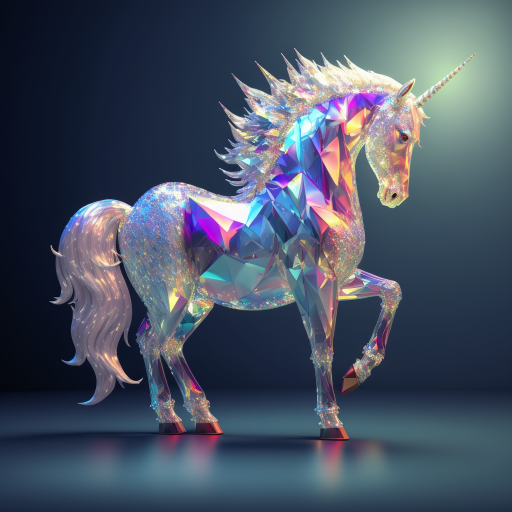
#> input picture sample.png, 1024 x 1024 px (shown at 1/2 size); its folder holds only this picture in this run
$ python -i cv2_gui.py   (imports and definitions only)
#> lines starting #> are read from the running program, lines starting #| are printed output that depends on the picture
#> further down, picture is the input picture: shape (1024, 1024, 3); mean B, G, R 99, 82.2, 71.8
import time
import cv2
import numpy as np
import math
import platform
from typing import Callable, Optional, Any, List


class create_button_manager():
    """
    Don't create an object for this class.

    Call create_button_manager.update() at the end.
    """

    os_name = platform.system()

    if os_name == "Windows":
        left_key = 2424832
        right_key = 2555904
    elif os_name == "Linux":
        left_key = 65361
        right_key = 65363


    num_of_active_buttons = 0
    max_buttons = 10
    gui_size = [600,300,3]
    gui_background = np.zeros(gui_size)
    gui_name = "cv2 gui"


    image_size=(600,800,3)
    image_default=np.zeros(gui_size)
    sample_img=np.zeros(image_size)

    divider_size=(600,25,3)
    divider_img=np.zeros(divider_size)


    image_modified=image_default.copy()

    buttons=[]
    button_dict={}
    button_types = ["toggle", "slider", "cycle","eyedropper", "dpad"]
    for types in button_types:
        button_dict[types]=[]

    eyedropper_created=False
    directional_keys_created=False


    green_color = (0, 1, 0)
    red_color = (0, 0, 1)
    blue_color = (1, 0, 0)

    mouse_x=0
    mouse_y=0
    mouse_click=False
    mouse_pressed=False

    instant_x=0
    instant_y=0
    mouse_event=None

    bgr_value=[0,0,0]
    hsv_value=[0,0,0]

    key_pressed=None

    # [33 lines left out: function mouse_callback, not called in this run]


    def process_images(self,image):

        images=[self.image_modified]
        processed_images = []


        if type(image)==type(self.image_modified):
            if len(image.shape)==2:
                image=cv2.merge([image,image,image])

            height,width,depth=image.shape
#> height = 1024; width = 1024; depth = 3
            if height!=create_button_manager.gui_size[0]:
                scaling_factor=create_button_manager.gui_size[0]/height
#> scaling_factor = 0.586
                image = cv2.resize(image,((math.ceil(width*scaling_factor),create_button_manager.gui_size[0])))
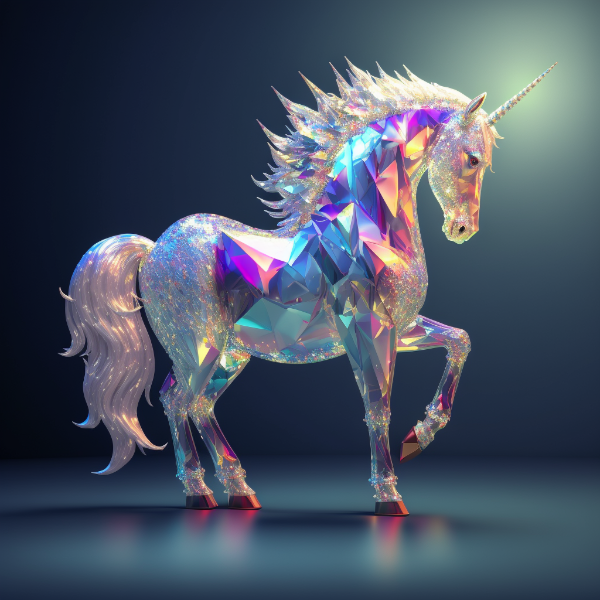
#> image: shape (600, 600, 3); mean of channels 0, 1, 2 98.9, 82.1, 71.7; drawn as B, G, R


            images.append(image)

            for image in images:
                resized_image = cv2.normalize(image, None, 0, 255, cv2.NORM_MINMAX)
                resized_image = cv2.convertScaleAbs(resized_image)
                processed_images.append(resized_image)
#> this loop made 2 passes
#> after the loop, processed_images = 2 items
            combined_image = cv2.hconcat(processed_images)
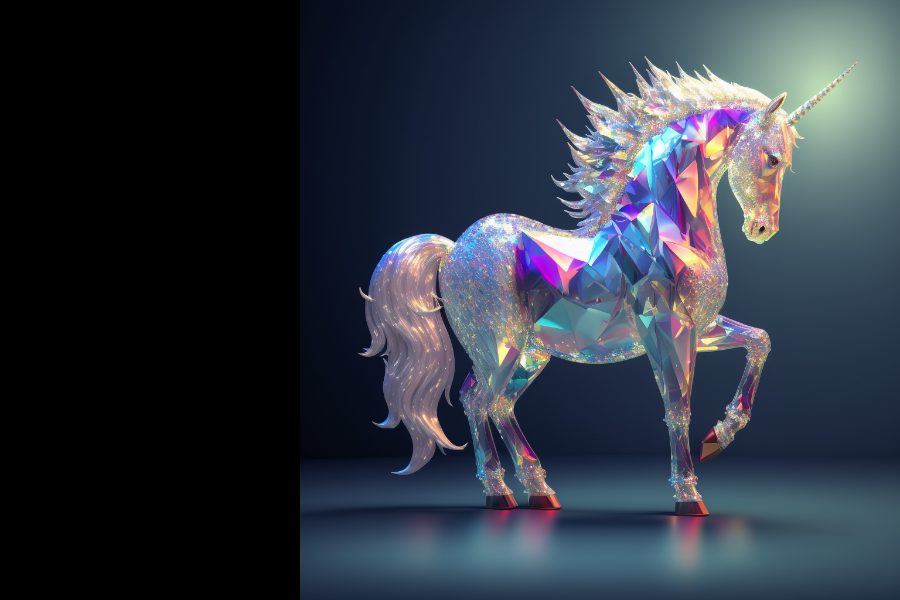
#> combined_image: shape (600, 900, 3); mean of channels 0, 1, 2 65.9, 54.8, 47.8; drawn as B, G, R

        elif type(image)==type([]):
            for img in image:
                if len(img.shape)==2:
                    img=cv2.merge([img,img,img])

                height,width,depth=img.shape
                if height!=create_button_manager.gui_size[0]:
                    scaling_factor=create_button_manager.gui_size[0]/height
                    img = cv2.resize(img,((math.ceil(width*scaling_factor),create_button_manager.gui_size[0])))

                images.append(img)
                images.append(self.divider_img)

            images=images[:-1]

            for image in images:
                resized_image = cv2.normalize(image, None, 0, 255, cv2.NORM_MINMAX)
                resized_image = cv2.convertScaleAbs(resized_image)
                processed_images.append(resized_image)
            combined_image = cv2.hconcat(processed_images)


        return combined_image


    # [179 lines left out: functions create_button, update, not called in this run]


class create_toggle_button:

    '''
    Purpose:
    ---
    create a toggle button to switch between 2 states on click

    Input Arguments:
    ---
    `on_text` :  [ String ]
        Its the text that will be displayed on the button when the button is in on state

    `off_text` :  [ String ]
        Its the text that will be displayed on the button when the button is in off state

    `on_callback` : [ Function ]
        Its the function that will run when button is in on state

    `off_callback` : [ Function | None ]
        Its the function that will run when button is in off state

    `toggle_once` : [ Boolean ]
        If true will run callback function every update
        if false will run callback function once everytime state changes

    `on_color` : [ List(1x3) ]
        Its the color of the button in on state

    `off_color` : [ List(1x3) ]
        Its the color of the button in off state

    `keybind` : [ str ]
        This is a shortcut key which will trigger the button


    `tooltip` : [ str ]
        This text will display when you hover mouse on the button can provide furthur information of button states

    Returns:
    ---
    "class_object" : [ object ]
        object created when initializing a class

    Example call:
    ---
    button1 = create_toggle_button("on", "off",on_function, off_function)
    '''

    # [176 lines left out: functions __init__, update, not called in this run]


class create_cycle_button:

    '''
    Purpose:
    ---
    create a cycle button to switch between multiple states on click

    Input Arguments:
    ---
    `modes` :  [ List ]
        Its the text that will be displayed on the button when the button is on that mode


    `callbacks` : [ Function ]
        Its the function that will run when button is in on the selected mode

    `toggle_once` : [ Boolean ]
        If true will run callback function every update
        if false will run callback function once everytime state changes

    `tooltip` : [ str ]
        This text will display when you hover mouse on the button can provide furthur information of button states

    Returns:
    ---
    "class_object" : [ object ]
        object created when initializing a class

    Example call:
    ---
    button2 = create_cycle_button(["BGR","RGB"],[func1,func2])
    '''

    # [177 lines left out: functions __init__, update, not called in this run]


class create_eyedropper:

    '''
    Purpose:
    ---
    An eyedropper tool allows users to select a color from an image by clicking on the required pixel, displaying the selected color value.

    Input Arguments:
    ---
    `on_text` :  [ String ]
        Its the text that will be displayed on the button when the button is in on state

    `off_text` :  [ String ]
        Its the text that will be displayed on the button when the button is in off state

    `toggle_once` : [ Boolean ]
        If true will run callback function every update
        if false will run callback function once everytime state changes

    `tooltip` : [ str ]
        This text will display when you hover mouse on the button can provide furthur information of button states

    Returns:
    ---
    None

    Example call:
    ---
    button3 = create_eyedropper()
    '''

    _max_instances = 1
    _instances_created = 0
    # [147 lines left out: functions __init__, update, not called in this run]

class create_slider():

    '''
    Purpose:
    ---
    A slider allows users to adjust a value by dragging a handle along a track, with the value returned for use in other actions or settings.

    Input Arguments:
    ---
    `text` :  [ String ]
        Its the text that will be displayed on the slider.

    `lower_range` :  [ int | float ]
        Its the lower threshold or minimum value of the slider.

    `upper_range` :  [ int | float ]
        Its the upper threshold or maximum value of the slider.

    `steps` :  [ int ]
        Its the amount of steps on the slider between minimum and maximum.

    `initial_value` :  [ int | float | list]
        Initial value of slider if ranged is true initial value for both lower and upper values.

    `ranged` :  [ bool ]
        If true slider will have upper and lower value.
        if false slider will have only lower value.

    `return_int` : [ Boolean ]
        If true will store integer value of slider.
        if false will store float value os slider.

    `return_odd_int` : [ Boolean ]
        If true will store odd integer value of slider (used for blur where odd integers are needed)
        if false will store float value os slider.

    `on_color` : [ List(1x3) ]
        Its the color of the button border

    `toggle_once` : [ Boolean ]
        If true will run callback function every update
        if false will run callback function once everytime state changes

    `tooltip` : [ str ]
        This text will display when you hover mouse on the button can provide furthur information of button states

    Returns:
    ---
    None

    Example call:
    ---
    button4 = create_slider("slider",0,100,100)
    '''

    # [136 lines left out: function __init__, not called in this run]


    def find_closest_key(self,dictionary, num):
        closest_key = min(dictionary.keys(), key=lambda x: abs(x - num))
        return closest_key

    def find_closest_value(self,dictionary, num):
        closest_value = min(dictionary.values(), key=lambda x: abs(x - num))
        return closest_value

    # [203 lines left out: functions update, reset, not called in this run]


class create_dpad():

    '''
    Purpose:
    ---
    A D-pad (Directional pad) allows users to provide directional input (e.g., up, down, left, right) for navigation or control, with the selected direction respective action will be performed.

    Input Arguments:
    ---
    `text` :  [ String ]
        Its the text that will be displayed on the button.

    `toggle_duration` : [ Float ]
        It will keep executing the commanded function for this duration before resetting, is overridden and reset if another key is pressed

    `actions` :  [ List[functions] ]
            Its the functions that run when None, w, a, s, d is pressed accordingly

    `toggle_once` : [ Boolean ]
        If true will run callback function every update
        if false will run callback function once everytime state changes

    `on_color` : [ List(1x3) ]
        Its the color of the button when pressed.

    `off_color` : [ List(1x3) ]
        Its the color of the button when released.

    `tooltip` : [ str ]
        This text will display when you hover mouse on the button can provide furthur information of button states

    Returns:
    ---
    None

    Example call:
    ---
    button5 = create_dpad()
    '''

    _max_instances = 1
    _instances_created = 0

    # [212 lines left out: functions __init__, update, not called in this run]

>>> import cv2
>>> picture = cv2.imread('../sample.png')
>>> result = create_button_manager().process_images(picture)
